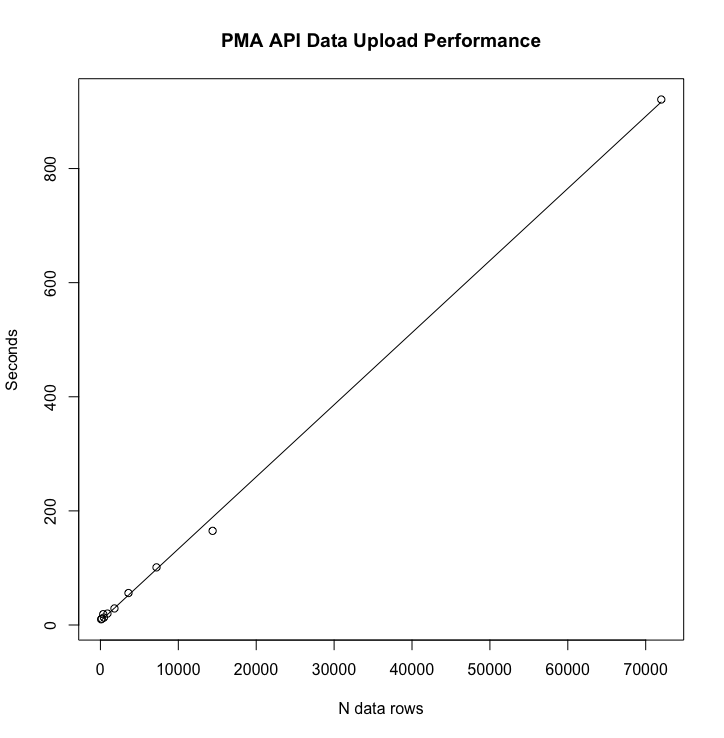

Here is the R script that generated this plot:
# Actual time elapsed by 'n': 'seconds' (for 'R'): 

n <- c(90, 180, 360, 450, 900, 1800, 3600, 7200, 14402, 72000)
seconds <- c(10, 11, 19, 13, 20, 29, 56, 101, 165, 921)

model <- lm(seconds ~ n)
summary(model)

plot(x=n, y=seconds,
      xlab='N data rows', ylab='Seconds', main='PMA API Data Upload Performance', 
     panel.last = lines(sort(n), fitted(model)[order(n)]))
